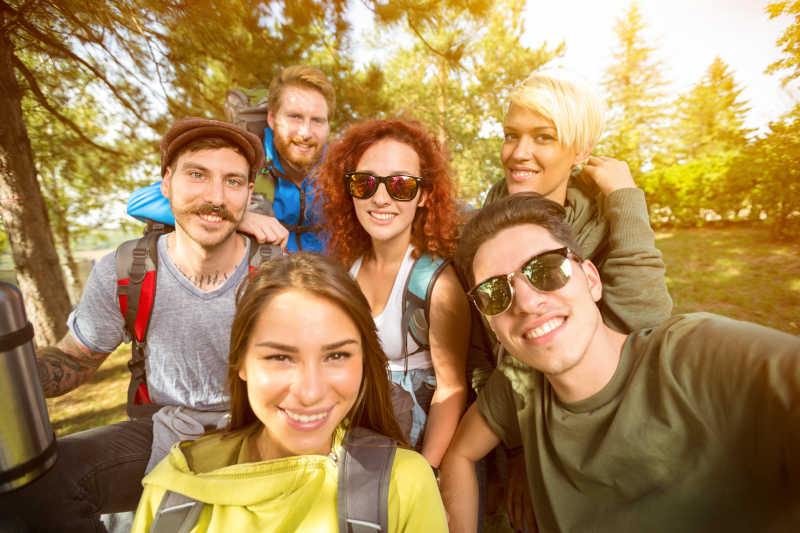
#> input picture faces.jpg, 800 x 533 px, found by its file name
$ python '人脸识别.py'
#> lines starting #> are read from the running program, lines starting #| are printed output that depends on the picture; after the words box and inside, x2 and y2 are one past the last pixel; in counts of white or black regions, pixels touching at a corner belong together
import cv2
import numpy as np

img = cv2.imread('./opencv_python_stu/faces.jpg')
#> img is the input picture: shape (533, 800, 3); mean B, G, R 88.3, 135.4, 167.2
gray = cv2.cvtColor(img,cv2.COLOR_BGR2GRAY)
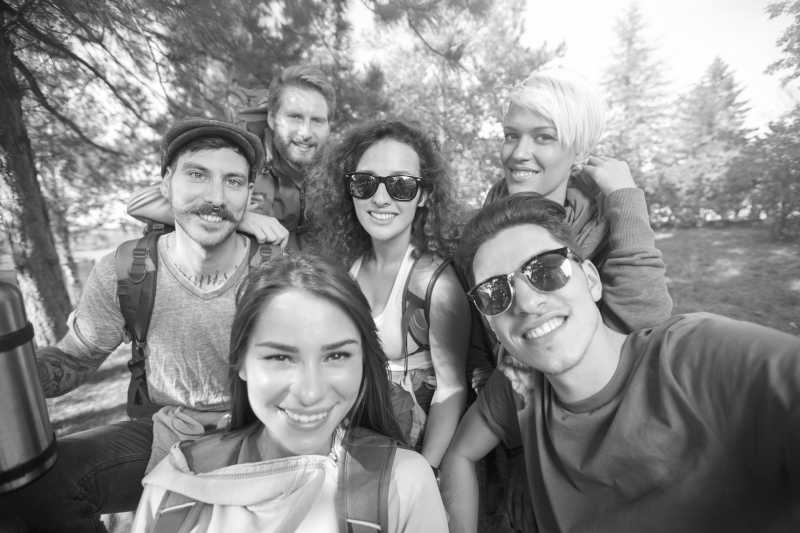
#> gray: shape (533, 800); min 7, max 255, mean 139.6
if img is None:
    print('img is none')
#人脸特征文件。下载地址为git里面github.com/opencv/opencv/tree/master/data/haarcascades
face_detector = cv2.CascadeClassifier('./opencv_python_stu/haarcascade_frontalface_alt.xml')
#faces =face_detector.detectMultiScale(gray)#坐标x,y.w.h
faces =face_detector.detectMultiScale(gray,scaleFactor=1.04,
                                      minNeighbors=3)#坐标x,y.w.h
#> faces = [[271, 92, 69, 69], [486, 106, 82, 82], [166, 141, 96, 96], [335, 147, 97, 97], [239, 302, 142, 142]]
for x,y,w,h in faces:
    cv2.rectangle(img,pt1=(x,y),pt2=(x+w,y+h),color=[0,0,255],thickness=2)
#> this loop made 5 passes
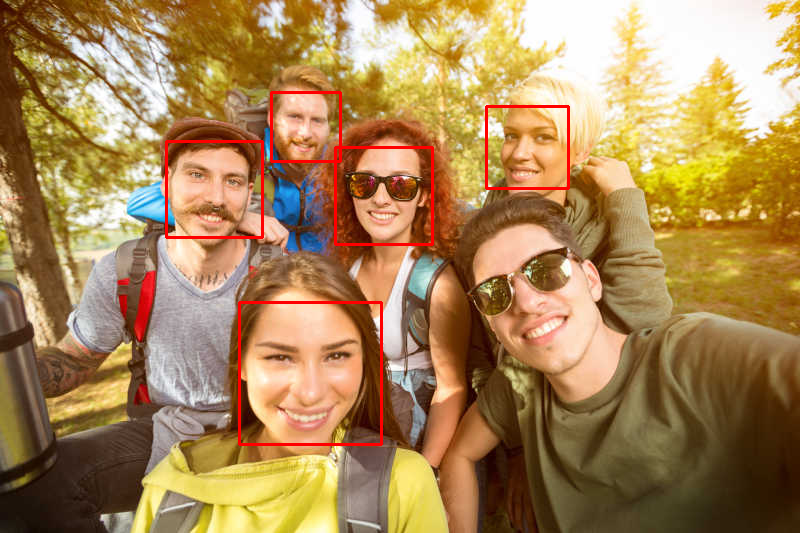
#> img: shape (533, 800, 3); 1.36% of pixels changed, all inside (x1, y1, x2, y2) = (165, 91, 570, 446)
cv2.imshow('img',img)

cv2.waitKey(0)
#> (the run stopped early here; a loop or call above may not have finished)

$ run again, with face.jpg copied over faces.jpg
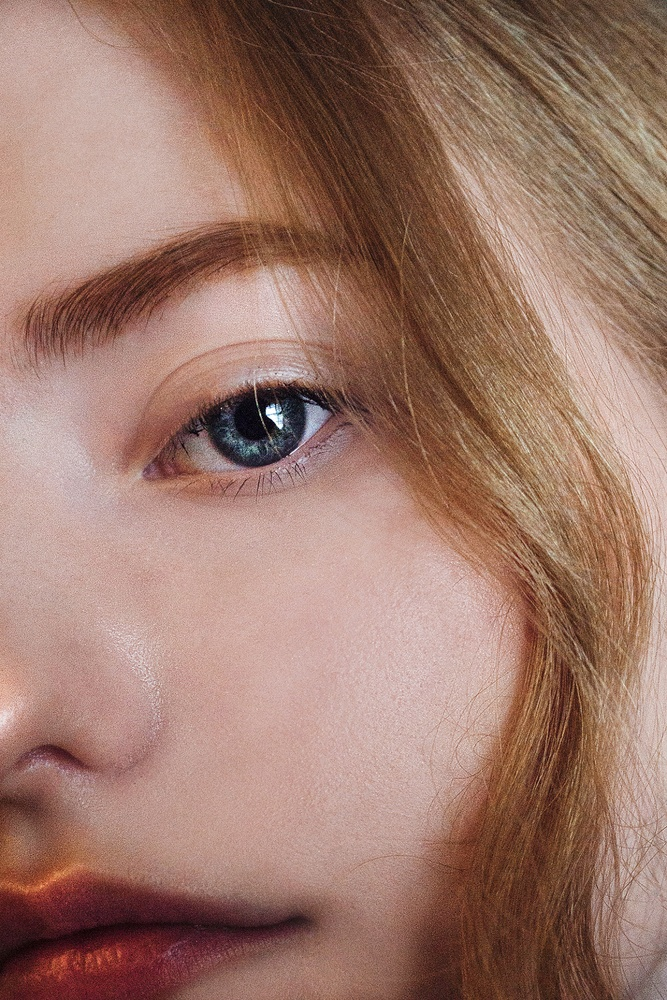
#> input picture face.jpg, 667 x 1000 px, shrunk from 1280 x 1920 before the run, found by its file name
#> img is the input picture: shape (1000, 667, 3); mean B, G, R 107.1, 120.5, 157.4
#> `gray = cv2.cvtColor(img,cv2.COLOR_BGR2GRAY)`:
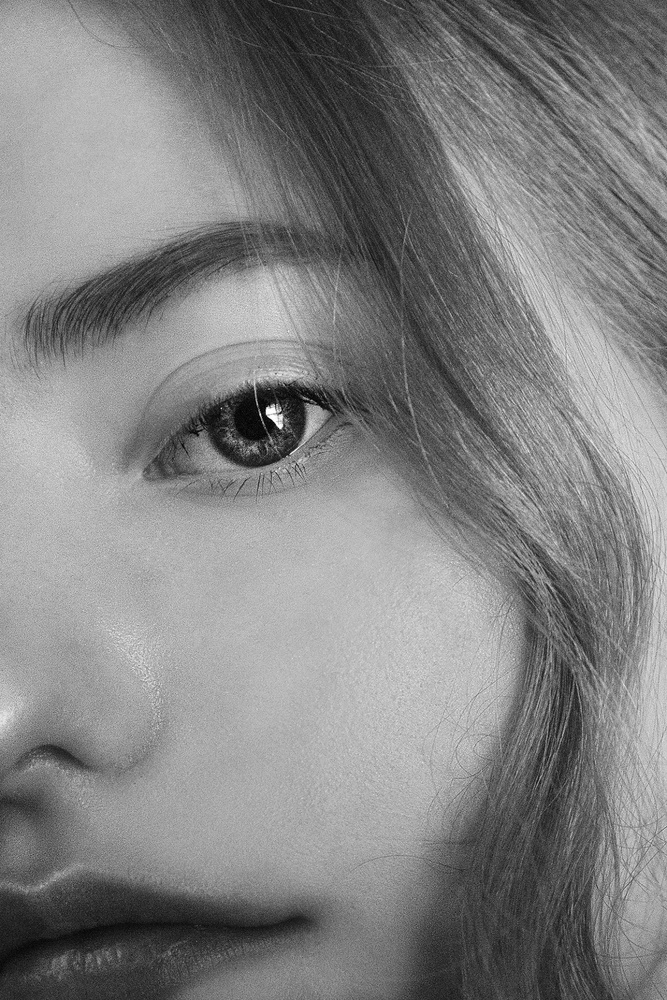
#> gray: shape (1000, 667); min 0, max 255, mean 130
#> faces = ()

$ run again, with zhaoliying.jpg copied over faces.jpg
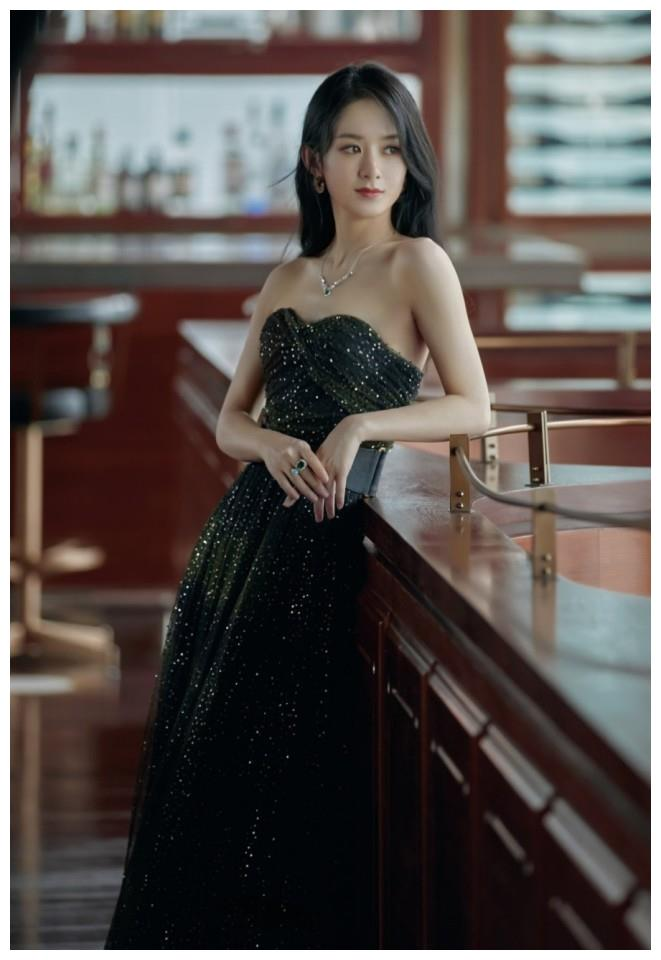
#> input picture zhaoliying.jpg, 661 x 960 px, found by its file name
#> img is the input picture: shape (960, 661, 3); mean B, G, R 78.7, 81.7, 89.1
#> `gray = cv2.cvtColor(img,cv2.COLOR_BGR2GRAY)`:
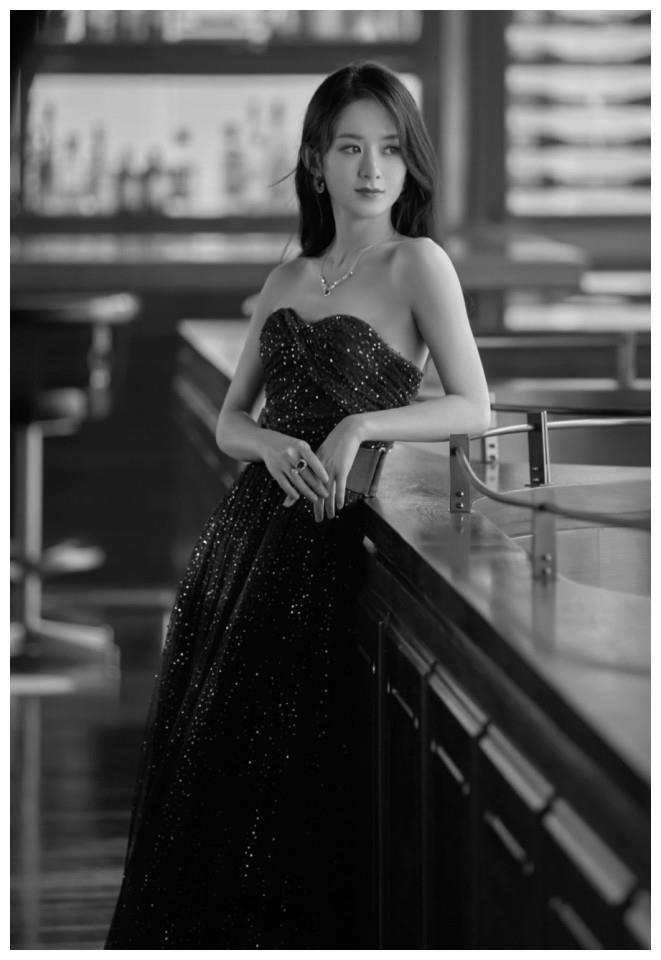
#> gray: shape (960, 661); min 0, max 255, mean 83.6
#> faces = [[318, 109, 106, 106], [38, 822, 108, 108]]
#> the loop `for x,y,w,h in faces:` made 2 passes
#> after the loop `for x,y,w,h in faces:`:
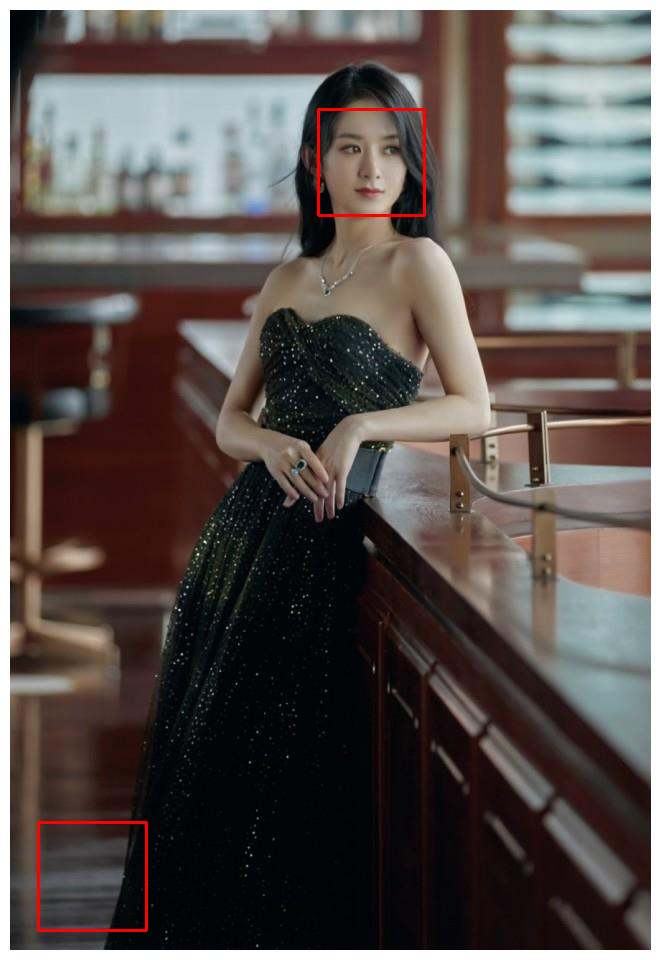
#> img: shape (960, 661, 3); 0.4% of pixels changed, all inside (x1, y1, x2, y2) = (37, 108, 426, 932)
